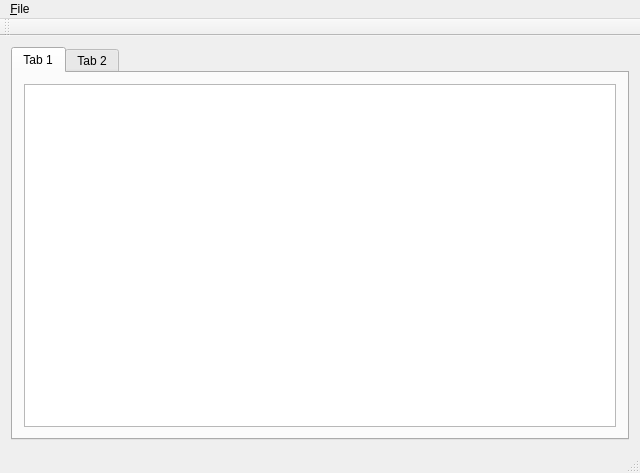
<?xml version="1.0" encoding="UTF-8"?>
<ui version="4.0">
 <class>MainWindow</class>
 <widget class="QMainWindow" name="MainWindow">
  <property name="geometry">
   <rect>
    <x>0</x>
    <y>0</y>
    <width>640</width>
    <height>473</height>
   </rect>
  </property>
  <property name="windowTitle">
   <string>MainWindow</string>
  </property>
  <widget class="QWidget" name="centralWidget">
   <layout class="QVBoxLayout" name="verticalLayout">
    <item>
     <widget class="QTabWidget" name="tabWidget">
      <property name="currentIndex">
       <number>0</number>
      </property>
      <widget class="QWidget" name="tab">
       <attribute name="title">
        <string>Tab 1</string>
       </attribute>
       <layout class="QHBoxLayout" name="horizontalLayout">
        <item>
         <widget class="QTextEdit" name="textEdit"/>
        </item>
       </layout>
      </widget>
      <widget class="QWidget" name="tab_2">
       <attribute name="title">
        <string>Tab 2</string>
       </attribute>
       <layout class="QVBoxLayout" name="verticalLayout_2">
        <item>
         <widget class="QTextEdit" name="textEdit_2"/>
        </item>
       </layout>
      </widget>
     </widget>
    </item>
   </layout>
  </widget>
  <widget class="QMenuBar" name="menuBar">
   <property name="enabled">
    <bool>true</bool>
   </property>
   <property name="geometry">
    <rect>
     <x>0</x>
     <y>0</y>
     <width>640</width>
     <height>22</height>
    </rect>
   </property>
   <property name="focusPolicy">
    <enum>Qt::ClickFocus</enum>
   </property>
   <property name="autoFillBackground">
    <bool>true</bool>
   </property>
   <property name="defaultUp">
    <bool>true</bool>
   </property>
   <widget class="QMenu" name="menu_File">
    <property name="title">
     <string>&amp;File</string>
    </property>
    <addaction name="action_Open"/>
    <addaction name="action_Close"/>
   </widget>
   <addaction name="menu_File"/>
  </widget>
  <widget class="QToolBar" name="mainToolBar">
   <attribute name="toolBarArea">
    <enum>TopToolBarArea</enum>
   </attribute>
   <attribute name="toolBarBreak">
    <bool>false</bool>
   </attribute>
  </widget>
  <widget class="QStatusBar" name="statusBar"/>
  <action name="action_Open">
   <property name="text">
    <string>Open</string>
   </property>
   <property name="shortcut">
    <string>Ctrl+O</string>
   </property>
  </action>
  <action name="action_Close">
   <property name="text">
    <string>Close</string>
   </property>
   <property name="shortcut">
    <string>Ctrl+W</string>
   </property>
  </action>
 </widget>
 <layoutdefault spacing="6" margin="11"/>
 <resources/>
 <connections/>
</ui>
